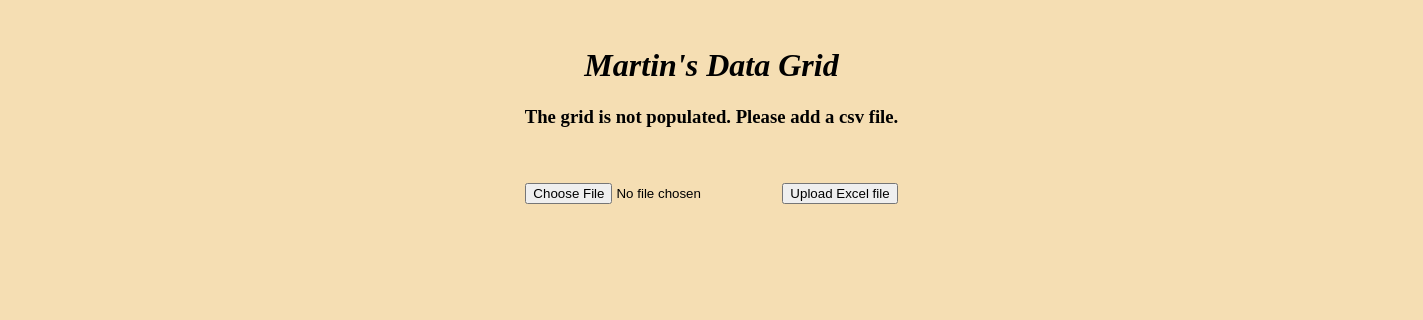
Before: / with the older database file.
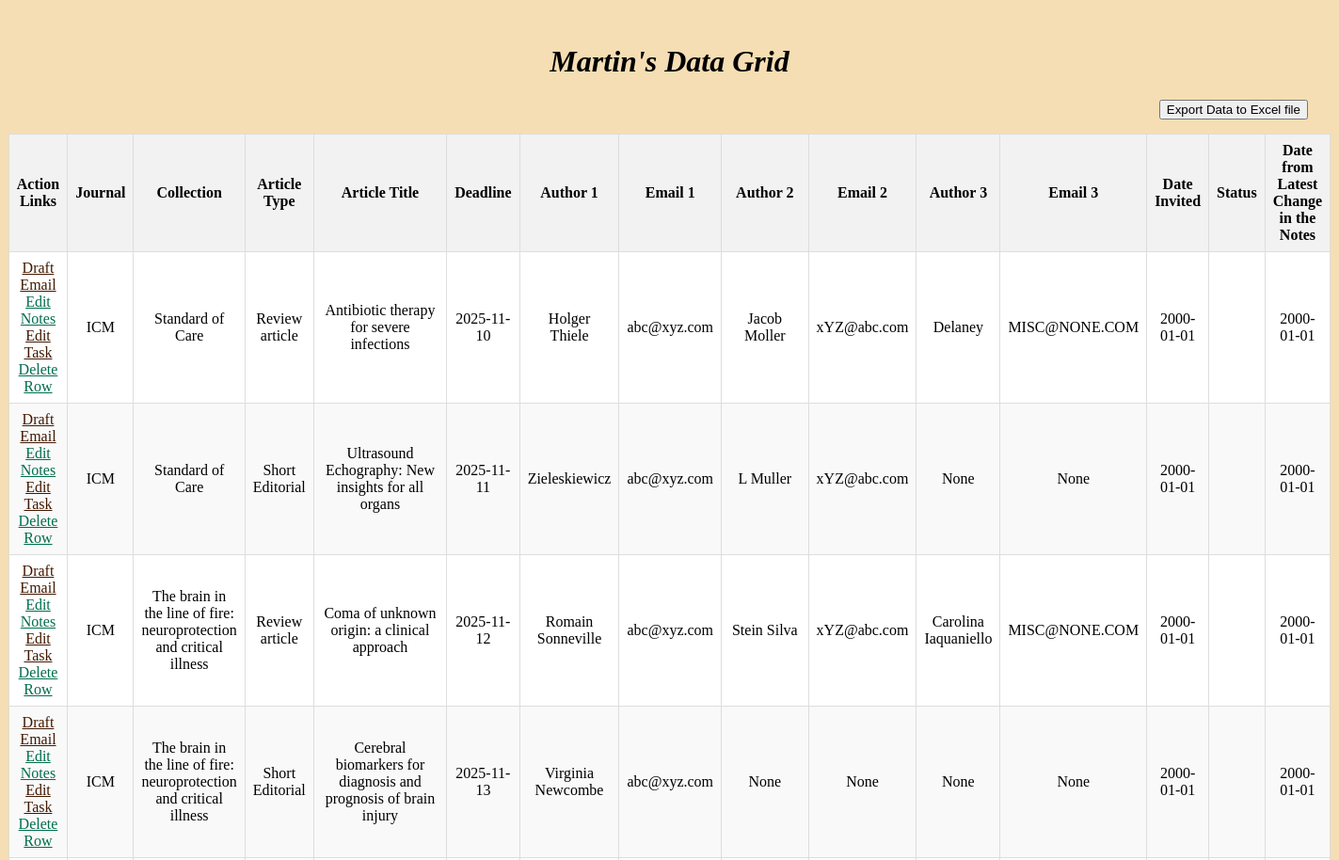
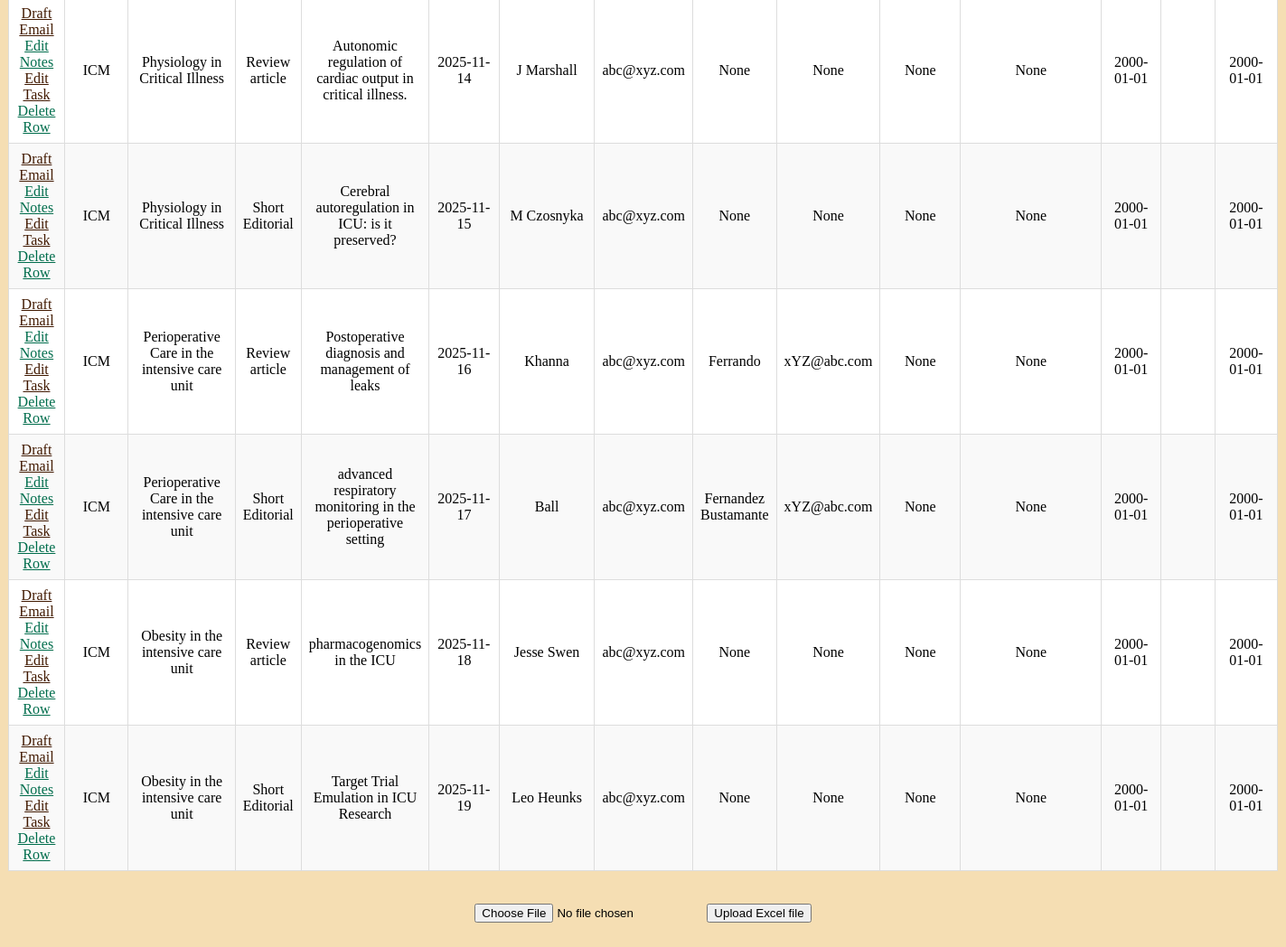
After: the same page with the newer database file (2 pictures, top to bottom).
### app.py (models this page shows, shortened)
class Task(db.Model):
    id = db.Column(db.Integer, primary_key=True)
    journal = db.Column(db.String(100), nullable=False)
    collection = db.Column(db.String(50))
    type = db.Column(db.String(50))
    title = db.Column(db.String(120))
    deadline = db.Column(db.Date)
    author1 = db.Column(db.String(30))
    email1 = db.Column(db.String(30))
    author2 = db.Column(db.String(30))
    email2 = db.Column(db.String(30))
    author3 = db.Column(db.String(30))
    email3 = db.Column(db.String(30))
    date_invited = db.Column(db.Date)
    status = db.Column(db.String(30))
    last_change_in_notes = db.Column(db.Date)
    notes = db.Column(db.String(500))

### app.py (the view)
@app.route('/', methods=['POST', 'GET'])  # type: ignore
def index():
    if request.method == 'POST':
        my_file = request.files.get('file')
        if not my_file or my_file.filename == '':
            return ('No file selected!', 400)
        if my_file.filename.endswith('.xlsx'):  # type: ignore
            import_excel_to_db(my_file)
            return redirect('/')
    else:
        tasks = Task.query.all()
        return render_template('index.html', tasks=tasks)

### templates/index.html (shortened to what this page needs)
{% extends 'base.html' %}
{% block body %}
<div class="content">
    <br>
    <h1><i>Martin's Data Grid</i></h1>
    {% if tasks | length < 1 %}
    <h3>The grid is not populated. Please add a csv file.</h3>
    {% else %}
    <a href="{{ url_for('export_excel') }}">
        <button class="right-button">Export Data to Excel file</button>
    </a>
    <br><br>
    <table>
        <thead>
            <tr>
                <th>Action Links</th>
                <th>Journal</th>
                <th>Collection</th>
                <th>Article Type</th>
                <th>Article Title</th>
                <th>Deadline</th>
                <th>Author 1</th>
                <th>Email 1</th>
                <th>Author 2</th>
                <th>Email 2</th>
                <th>Author 3</th>
                <th>Email 3</th>
                <th>Date Invited</th>
                <th>Status</th>
                <th>Date from Latest Change in the Notes</th>
            </tr>
        </thead>
        <tbody>
            {% for task in tasks %}
            <tr>
                <td>
                    <a class='two' href="{{ url_for('select_template', task_id=task.id) }}">Draft Email</a><br>
                    <a class='one' href="{{ url_for('edit_notes', id=task.id) }}">Edit Notes</a><br>
                    <a class='two' href="{{ url_for('edit_task', task_id=task.id) }}">Edit Task</a><br>
                    <a class='one' href="{{ url_for('confirm_delete', id=task.id) }}">Delete Row</a>
                </td>
                <td>{{task.journal}}</td>
                <td>{{task.collection}}</td>
                <td>{{task.type}}</td>
                <td>{{task.title}}</td>
                <td>{{task.deadline}}</td>
                <td>{{task.author1}}</td>
                <td>{{task.email1}}</td>
                <td>{{task.author2}}</td>
                <td>{{task.email2}}</td>
                <td>{{task.author3}}</td>
                <td>{{task.email3}}</td>
                <td>{{task.date_invited}}</td>
                <td>{{task.status}}</td>
                <td>{{task.last_change_in_notes}}</td>
            </tr>
            {% endfor %}
        </tbody>
    </table>
    {% endif %}
    <br><br>
        <form style="display: inline-block;" method="post" enctype="multipart/form-data">
            <input type="file" name="file" accept=".xlsx" required>
            <button type="submit">Upload Excel file</button>
        </form>
</div>
<br><br><br>
{% endblock %}

### templates/base.html (shortened to what this page needs)
<!DOCTYPE html>
<html lang="en">
<head>
    <link rel="stylesheet" href="{{url_for('static',filename='style.css')}}">
</head>
<body>
    {% block body %} {% endblock %}
</body>
</html>

### static/style.css (style rules this page uses)
body { background-color: wheat; }
.content { align-items: center; text-align: center; }
a.one:link { color: #006d4c; }
a.two:link { color: #411900; }
table { background-color: white; border-collapse: collapse; width: 98%; margin-left: auto; margin-right: auto; }
th, td { border: 1px solid #dddddd; text-align: center; padding: 8px; }
th { background-color: #f2f2f2; font-weight: bold; text-align: center; }
tr:nth-child(even) { background-color: #f9f9f9; }
.right-button { margin-right: 25px; float: right; }

Changed rows visible on the page:
added Task: journal "ICM", collection "Standard of Care", type "Review article", title "Antibiotic therapy for severe infections", deadline "2025-11-10", author1 "Holger Thiele", email1 "abc@xyz.com", author2 "Jacob Moller", email2 "xYZ@abc.com", author3 "Delaney", email3 "MISC@NONE.COM", date_invited "2000-01-01", last_change_in_notes "2000-01-01"
added Task: journal "ICM", collection "Standard of Care", type "Short Editorial", title "Ultrasound Echography: New insights for all organs", deadline "2025-11-11", author1 "Zieleskiewicz", email1 "abc@xyz.com", author2 "L Muller", email2 "xYZ@abc.com", author3 "None", email3 "None", date_invited "2000-01-01", last_change_in_notes "2000-01-01"
added Task: journal "ICM", collection "The brain in the line of fire: neuroprotection and critical illness", type "Review article", title "Coma of unknown origin: a clinical approach", deadline "2025-11-12", author1 "Romain Sonneville", email1 "abc@xyz.com", author2 "Stein Silva", email2 "xYZ@abc.com", author3 "Carolina Iaquaniello", email3 "MISC@NONE.COM", date_invited "2000-01-01", last_change_in_notes "2000-01-01"
added Task: journal "ICM", collection "The brain in the line of fire: neuroprotection and critical illness", type "Short Editorial", title "Cerebral biomarkers for diagnosis and prognosis of brain injury", deadline "2025-11-13", author1 "Virginia Newcombe", email1 "abc@xyz.com", author2 "None", email2 "None", author3 "None", email3 "None", date_invited "2000-01-01", last_change_in_notes "2000-01-01"
added Task: journal "ICM", collection "Physiology in Critical Illness", type "Review article", title "Autonomic regulation of cardiac output in critical illness.", deadline "2025-11-14", author1 "J Marshall", email1 "abc@xyz.com", author2 "None", email2 "None", author3 "None", email3 "None", date_invited "2000-01-01", last_change_in_notes "2000-01-01"
added Task: journal "ICM", collection "Physiology in Critical Illness", type "Short Editorial", title "Cerebral autoregulation in ICU: is it preserved?", deadline "2025-11-15", author1 "M Czosnyka", email1 "abc@xyz.com", author2 "None", email2 "None", author3 "None", email3 "None", date_invited "2000-01-01", last_change_in_notes "2000-01-01"
added Task: journal "ICM", collection "Perioperative Care in the intensive care unit", type "Review article", title "Postoperative diagnosis and management of leaks", deadline "2025-11-16", author1 "Khanna", email1 "abc@xyz.com", author2 "Ferrando", email2 "xYZ@abc.com", author3 "None", email3 "None", date_invited "2000-01-01", last_change_in_notes "2000-01-01"
added Task: journal "ICM", collection "Perioperative Care in the intensive care unit", type "Short Editorial", title "advanced respiratory monitoring in the perioperative setting", deadline "2025-11-17", author1 "Ball", email1 "abc@xyz.com", author2 "Fernandez Bustamante", email2 "xYZ@abc.com", author3 "None", email3 "None", date_invited "2000-01-01", last_change_in_notes "2000-01-01"
added Task: journal "ICM", collection "Obesity in the intensive care unit", type "Review article", title "pharmacogenomics in the ICU", deadline "2025-11-18", author1 "Jesse Swen", email1 "abc@xyz.com", author2 "None", email2 "None", author3 "None", email3 "None", date_invited "2000-01-01", last_change_in_notes "2000-01-01"
added Task: journal "ICM", collection "Obesity in the intensive care unit", type "Short Editorial", title "Target Trial Emulation in ICU Research", deadline "2025-11-19", author1 "Leo Heunks", email1 "abc@xyz.com", author2 "None", email2 "None", author3 "None", email3 "None", date_invited "2000-01-01", last_change_in_notes "2000-01-01"
Other visible differences:
text no longer shown: "The grid is not populated. Please add a csv file."
text now shown: "Export Data to Excel file Action Links Journal Collection Article Type Article Title Deadline Author 1 Email 1 Author 2 Email 2 Author 3 Email 3 Date Invited Status Date from Latest Change in the Notes"
